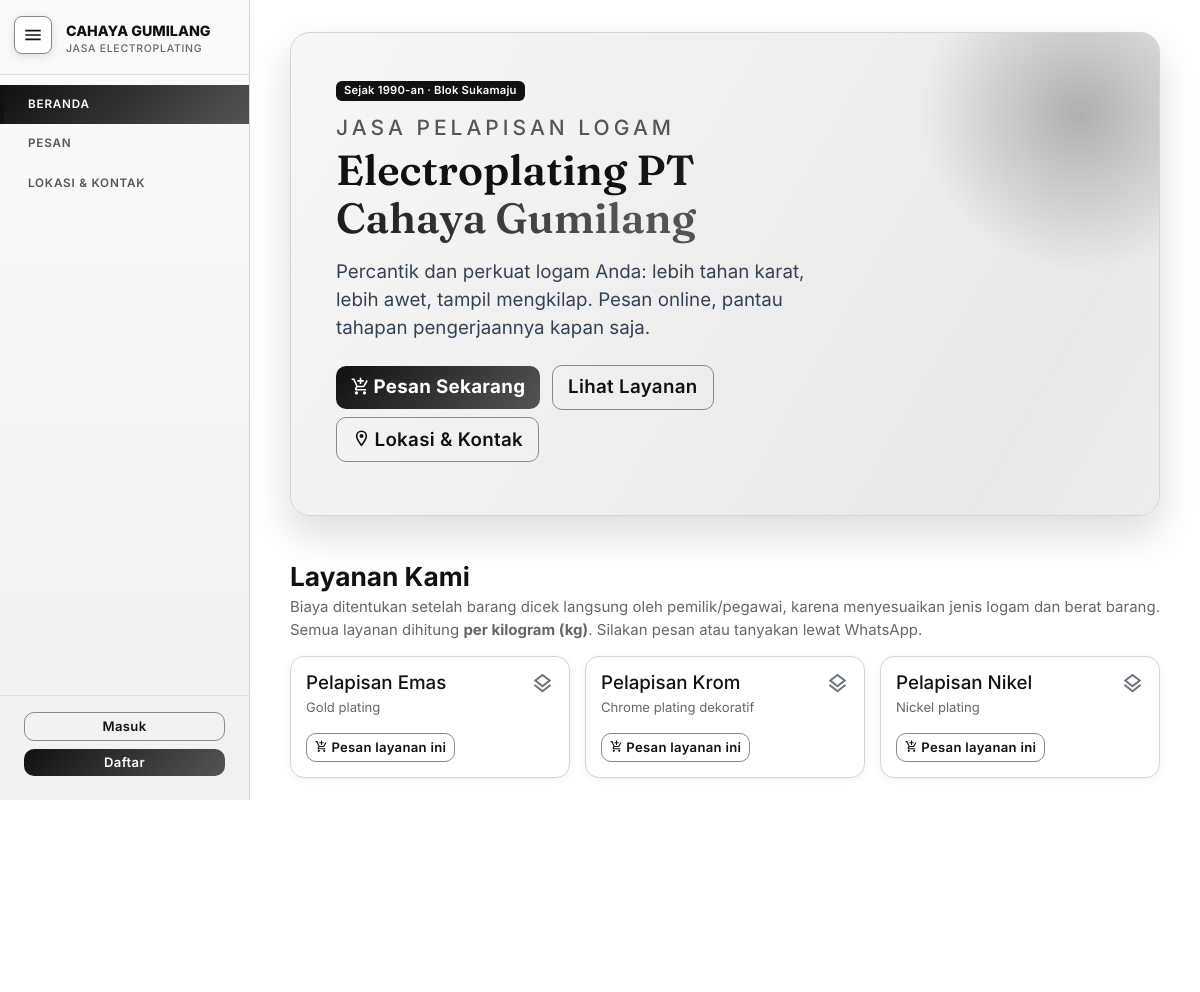
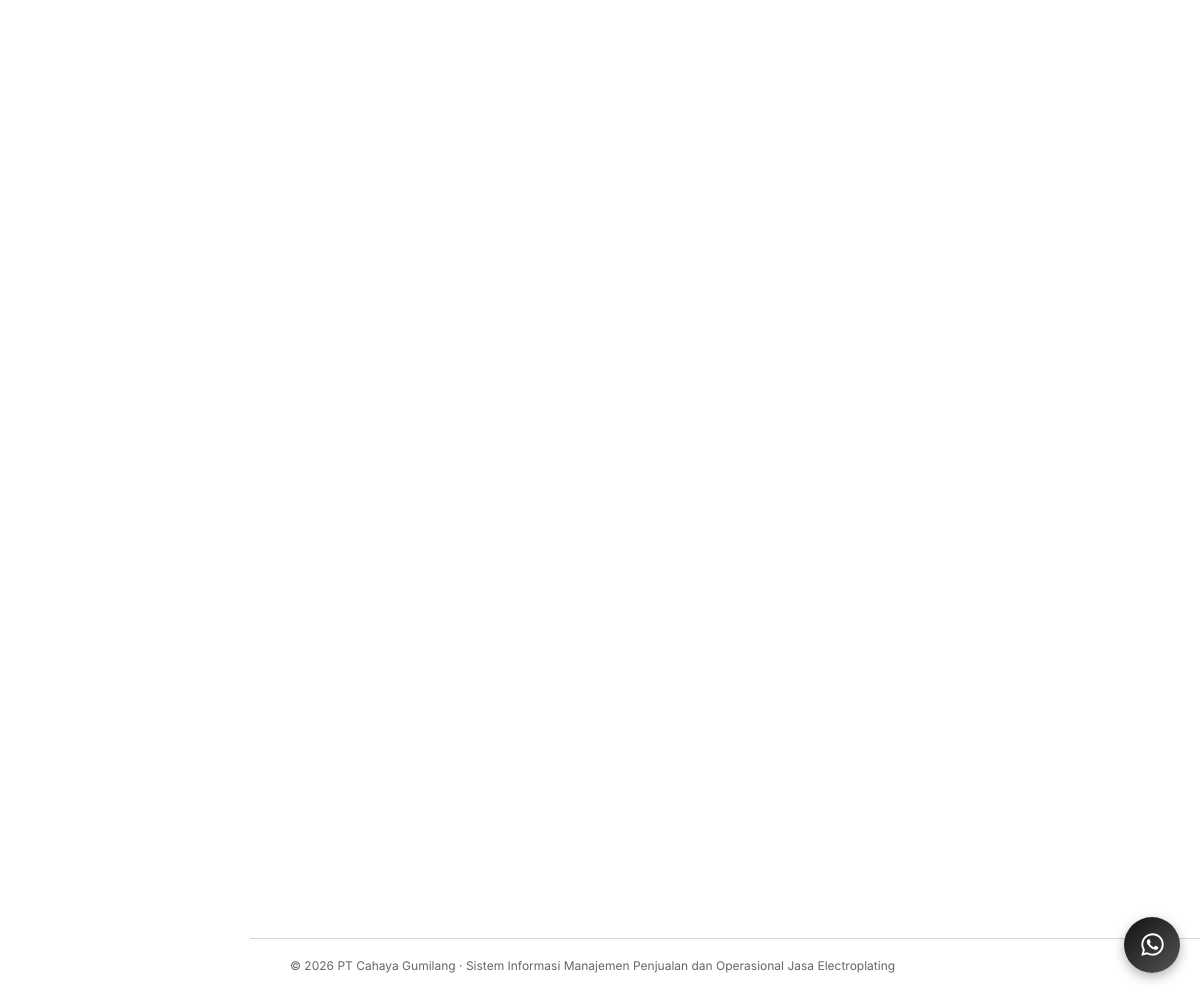
The page / on the database its author committed (2 pictures, top to bottom).
### tables this page shows
CREATE TABLE `layanan` (
  `id_layanan` int(11) NOT NULL,
  `nama_layanan` varchar(100) NOT NULL,
  `satuan` enum('pcs','kg','dm2') NOT NULL DEFAULT 'kg',
  `harga_satuan` decimal(12,2) NOT NULL DEFAULT 0.00,
  `keterangan` varchar(255) DEFAULT NULL,
  `aktif` tinyint(1) NOT NULL DEFAULT 1
);

### includes/functions.php (called while the page is built, shortened)
<?php
require_once __DIR__ . '/../config/koneksi.php';
function wa_link($pesan = 'Halo PT Cahaya Gumilang, saya ingin bertanya tentang jasa electroplating.') {
    return 'https://wa.me/' . WA_NOMOR . '?text=' . rawurlencode($pesan);
}
function e($s) { return htmlspecialchars((string)$s, ENT_QUOTES, 'UTF-8'); }
function db_stmt($sql, $types = '', $params = []) {
    global $db;
    $st = $db->prepare($sql);
    $st->execute();
    return $st;
}
function db_all($sql, $types = '', $params = []) {
    $st = db_stmt($sql, $types, $params);
    $rows = $st->get_result()->fetch_all(MYSQLI_ASSOC);
    return $rows;
}

### index.php (the view, shortened to what this page needs)
<?php
require_once 'includes/functions.php';
$layanan = db_all('SELECT * FROM layanan WHERE aktif=1 ORDER BY nama_layanan');
require 'includes/header_publik.php';
?>
<section class="hero rounded-4 p-4 p-md-5 mb-5">
  <div class="row align-items-center">
    <div class="col-lg-8">
      <span class="badge badge-bw mb-3">Sejak 1990-an &middot; <?= ALAMAT_USAHA ?></span>
      <h1 class="hero-judul mb-3"><span class="kecil">Jasa Pelapisan Logam</span>Electroplating <span class="logam"><?= NAMA_USAHA ?></span></h1>
      <p class="lead mb-4">Percantik dan perkuat logam Anda: lebih tahan karat, lebih awet, tampil mengkilap. Pesan online, pantau tahapan pengerjaannya kapan saja.</p>
      <a href="pesan.php" class="btn btn-aksi btn-lg me-2 mb-2"><i class="bi bi-bag-plus me-1"></i>Pesan Sekarang</a>
      <a href="#layanan" class="btn btn-outline-dark btn-lg me-2 mb-2">Lihat Layanan</a>
      <a href="#kontak" class="btn btn-outline-dark btn-lg mb-2"><i class="bi bi-geo-alt me-1"></i>Lokasi &amp; Kontak</a>
    </div>
  </div>
</section>
<section id="layanan" class="mb-5">
  <h3 class="fw-bold mb-1">Layanan Kami</h3>
  <p class="text-muted">Biaya ditentukan setelah barang dicek langsung oleh pemilik/pegawai, karena menyesuaikan jenis logam dan berat barang. Semua layanan dihitung <b>per kilogram (kg)</b>. Silakan pesan atau tanyakan lewat WhatsApp.</p>
  <div class="row g-3">
    <?php foreach ($layanan as $l): ?>
    <div class="col-sm-6 col-lg-4"><div class="card h-100 fx-card"><div class="card-body">
      <div class="d-flex justify-content-between align-items-start">
        <h5 class="mb-1"><?= e($l['nama_layanan']) ?></h5><i class="bi bi-layers fs-4 text-secondary"></i>
      </div>
      <p class="text-muted small mb-3"><?= e($l['keterangan']) ?></p>
      <a href="pesan.php" class="btn btn-sm btn-outline-dark"><i class="bi bi-bag-plus me-1"></i>Pesan layanan ini</a>
    </div></div></div>
    <?php endforeach; if (!$layanan): ?><div class="col-12 text-muted">Daftar layanan belum tersedia.</div><?php endif; ?>
  </div>
</section>
<section class="mb-5">
  <div class="row g-3 text-center">
    <?php
    $tahap = [['droplet', 'Pembersihan', 'Logam dibersihkan dengan cairan pembersih.'], ['beaker', 'Perendaman HCl', 'Direndam larutan HCl agar permukaan aktif.'], ['water', 'Pembilasan', 'Dibilas hingga bersih.'], ['lightning-charge', 'Pelapisan', 'Proses electroplating sesuai kebutuhan.'], ['box-seam', 'Selesai', 'Siap diambil setelah pembayaran.']];
    foreach ($tahap as $i => $t): ?>
    <div class="col-6 col-md"></div>
    <?php endforeach; ?>
  </div>
</section>
<section id="kontak" class="mb-5">
  <div class="row g-3">
    <div class="col-lg-5"></div>
    <div class="col-lg-7"></div>
  </div>
</section>
<section class="mb-4">
  <div class="row g-3">
    <div class="col-md-3"></div>
    <div class="col-md-3"></div>
    <div class="col-md-3"></div>
    <div class="col-md-3"></div>
  </div>
</section>
<a href="<?= e(wa_link()) ?>" target="_blank" rel="noopener" class="wa-float no-print" title="Chat WhatsApp" aria-label="Chat WhatsApp"><i class="bi bi-whatsapp"></i></a>
<?php require 'includes/footer.php'; ?>

### rows shown on the page
layanan: nama_layanan "Pelapisan Emas", keterangan "Gold plating"
layanan: nama_layanan "Pelapisan Krom", keterangan "Chrome plating dekoratif"
layanan: nama_layanan "Pelapisan Nikel", keterangan "Nickel plating"

### other values the page prints
$label "BERANDA PESAN"
ALAMAT_USAHA "Blok Sukamaju"
NAMA_USAHA "PT Cahaya Gumilang"
